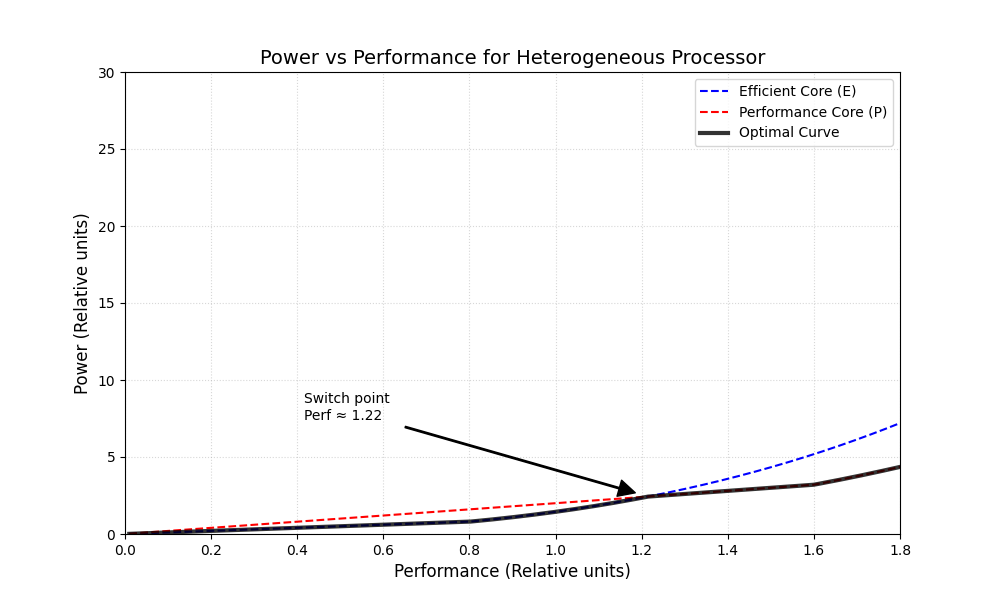

This figure's Python source:
import numpy as np
import matplotlib.pyplot as plt

perf_range = np.linspace(0.01, 1.8, 500)

IPC_E, C_E = 1, 1
IPC_P, C_P = 2, 4
F_MAX = 1.8
U_MIN = 1.0

def get_power(perf, ipc, c_dyn):
    f = perf / ipc

    if f > F_MAX:
        return np.nan

    u = np.maximum(U_MIN, f + 0.2)

    return c_dyn * (u**2) * f

power_e = np.array([get_power(p, IPC_E, C_E) for p in perf_range])
power_p = np.array([get_power(p, IPC_P, C_P) for p in perf_range])

power_opt = np.fmin(np.nan_to_num(power_e, nan=1e9), power_p)

plt.figure(figsize=(10, 6))

plt.plot(perf_range, power_e, label='Efficient Core (E)', color='blue', linestyle='--', linewidth=1.5)
plt.plot(perf_range, power_p, label='Performance Core (P)', color='red', linestyle='--', linewidth=1.5)

plt.plot(perf_range, power_opt, label='Optimal Curve', color='black', linewidth=3, alpha=0.8)

plt.title('Power vs Performance for Heterogeneous Processor', fontsize=14)
plt.xlabel('Performance (Relative units)', fontsize=12)
plt.ylabel('Power (Relative units)', fontsize=12)
plt.grid(True, which='both', linestyle=':', alpha=0.5)
plt.legend()

idx = np.nanargmin(np.abs(power_e - power_p))
switch_perf = perf_range[idx]
plt.annotate(f'Switch point\nPerf ≈ {switch_perf:.2f}',
             xy=(switch_perf, power_e[idx]), xytext=(switch_perf-0.8, power_e[idx]+5),
             arrowprops=dict(facecolor='black', shrink=0.05, width=1))

plt.xlim(0, 1.8)
plt.ylim(0, 30)
plt.show()
